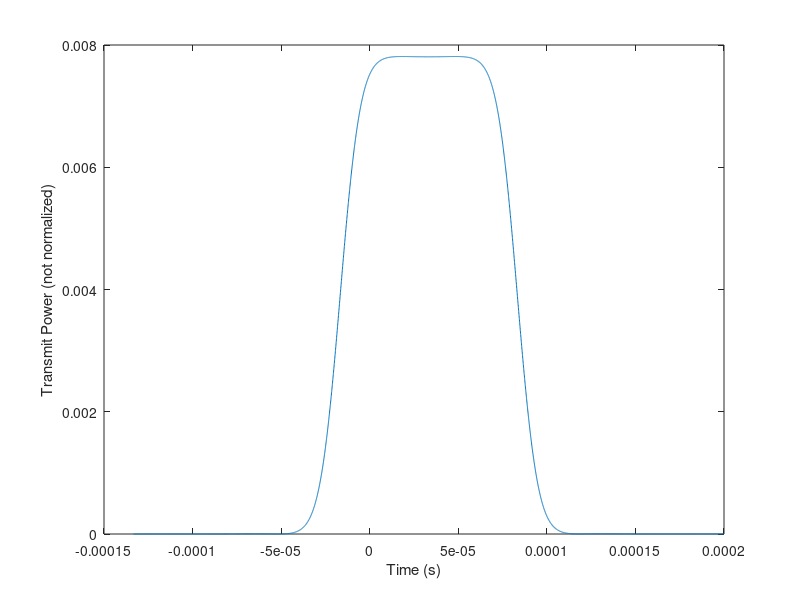
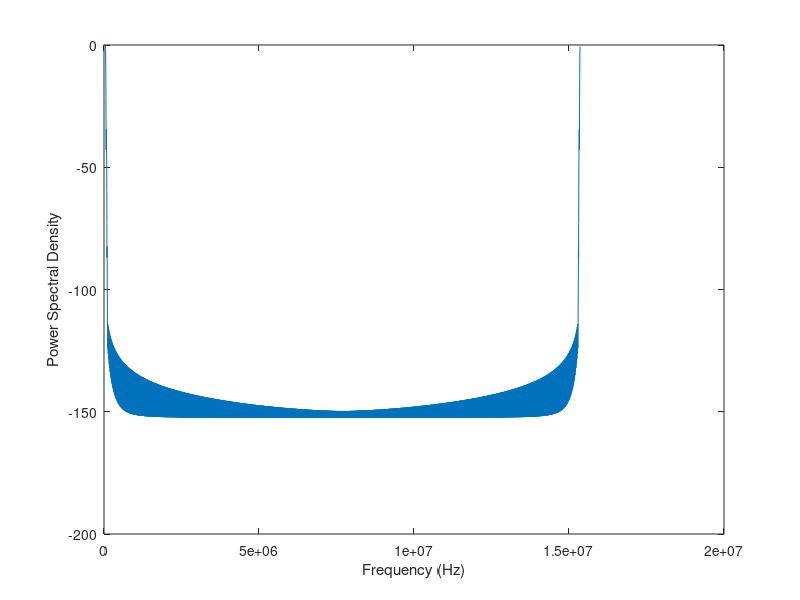

The MATLAB source for these figures, in order:
% =========================================================================   
% Ronald Nissel, rnissel@nt.tuwien.ac.at
% (c) 2017 by Institute of Telecommunications, TU Wien
% www.nt.tuwien.ac.at
% =========================================================================      
% This script describes a back-to-back FBMC-OQAM transmission, that is,
% without channel. We consider two possible implementations
%       1) Based on a transmit matrix G
%       2) Efficient IFFT implementation
% The output compares the received symbols to the transmitted symbols.
% Furthermore, we plot the transmit power over time and the power spectral
% density. 

clear; close all;

%% Parameters
fs  = 1024*15e3;                 % Sampling frequency
F   = 15e3;                      % Subcarrier spacing (frequency spacing)
O   = 4;                         % Overlapping factor
L   = 4;                         % Number of subcarriers
K   = 3;                         % Number of FBMC symbols in time (each consists of L subcarriers)

%% Dependent Parameters
dt  = 1/fs;                      % Time between samples


% We choose the Hermite prototype filter because it is more flexible in terms of overlapping factor. For other pulses, see "A_PrototypeFilters.m"
% See (10) and (11) for the definition of the Hermite prototype filter
p_Hermite = @(t,T0) ((t<=(O*T0/2))&(t>-(O*T0/2))).* ...
    1/sqrt(T0).*exp(-pi*(t./(T0/sqrt(2))).^2) .* (...
    1.412692577 + ...
    -3.0145e-3 .*...
                ((12+(-48).*(sqrt(2*pi)*(t./(T0/sqrt(2)))).^2+16.*(sqrt(2*pi)*(t./(T0/sqrt(2)))).^4 ) )+ ...
    -8.8041e-6 .*...
                (1680+(-13440).*(sqrt(2*pi)*(t./(T0/sqrt(2)))).^2+13440.*(sqrt(2*pi)*(t./(T0/sqrt(2)))).^4+(-3584).*(sqrt(2*pi)*(t./(T0/sqrt(2)))).^6+256.*(sqrt(2*pi)*(t./(T0/sqrt(2)))).^8 )+ ...
    -2.2611e-9  .*... 
                 (665280+(-7983360).*(sqrt(2*pi)*(t./(T0/sqrt(2)))).^2+13305600.*(sqrt(2*pi)*(t./(T0/sqrt(2)))).^4+(-7096320).*(sqrt(2*pi)*(t./(T0/sqrt(2)))).^6+1520640.* ...
                    (sqrt(2*pi)*(t./(T0/sqrt(2)))).^8+(-135168).*(sqrt(2*pi)*(t./(T0/sqrt(2)))).^10+4096.*(sqrt(2*pi)*(t./(T0/sqrt(2)))).^12 )+ ...
    -4.4570e-15 .*... 
                 (518918400+(-8302694400).*(sqrt(2*pi)*(t./(T0/sqrt(2)))).^2+19372953600.*(sqrt(2*pi)*(t./(T0/sqrt(2)))).^4+(-15498362880).* ...
                   (sqrt(2*pi)*(t./(T0/sqrt(2)))).^6+5535129600.*(sqrt(2*pi)*(t./(T0/sqrt(2)))).^8+(-984023040).*(sqrt(2*pi)*(t./(T0/sqrt(2)))).^10+89456640.*(sqrt(2*pi)*(t./(T0/sqrt(2)))).^12+( ...
                   -3932160).*(sqrt(2*pi)*(t./(T0/sqrt(2)))).^14+65536.*(sqrt(2*pi)*(t./(T0/sqrt(2)))).^16 )+ ...
     1.8633e-16 .*...
                 (670442572800+(-13408851456000).*(sqrt(2*pi)*(t./(T0/sqrt(2)))).^2+40226554368000.*(sqrt(2*pi)*(t./(T0/sqrt(2)))).^4+( ...
                   -42908324659200).*(sqrt(2*pi)*(t./(T0/sqrt(2)))).^6+21454162329600.*(sqrt(2*pi)*(t./(T0/sqrt(2)))).^8+(-5721109954560).* ...
                   (sqrt(2*pi)*(t./(T0/sqrt(2)))).^10+866834841600.*(sqrt(2*pi)*(t./(T0/sqrt(2)))).^12+(-76205260800).*(sqrt(2*pi)*(t./(T0/sqrt(2)))).^14+3810263040.*(sqrt(2*pi)*(t./(T0/sqrt(2)))).^16+ ...
                   (-99614720).*(sqrt(2*pi)*(t./(T0/sqrt(2)))).^18+1048576.*(sqrt(2*pi)*(t./(T0/sqrt(2)))).^20 ));
                     
% For OQAM
T0  = 1/F;          % Time-scaling parameter
T   = T0/2;         % Time spacing


% Number of total samples, round due to numerical inaccuracies
N = round((O*T0+T*(K-1))*fs); 
t = (0:N-1)*dt-O*T0/2;

%% Transmit Matrix G, see (2), (18) and (22)
for l=0:L-1
    for k=0:K-1
        G(:,l+1,k+1)=p_Hermite(t-k*T,T0).*exp(1j*2*pi*l*F*(t-k*T)).*exp(1j*pi/2*(l+k))*sqrt(dt);
    end
end
G=G(:,:);


%% IFFT Implementation: Transmitter
N_FFT   = round(fs/F);                                          % FFT size, round to avoid numerical inaccuracies
W       = dftmtx(N_FFT);                                        % DFT matrix
p       = sqrt(dt)*(p_Hermite((0:N_FFT*O-1)*dt-O*T0/2,T0)).';   % Sampled prototype filter.

% Generate random transmit symbols
x_2D    = (randi(2,L,K,1)-1.5)*2; % Generate random data symbols of size L \times K
x       = x_2D(:);                % Vectorized data symbols

% Calculate the samples for each time position k separately and map them to the corresponding time-position 
s_IFFT           = zeros(N,K);
s_MatrixNotation = zeros(N,K);
for k = 0:K-1
    TimePositionIndex = (1:O*N_FFT)+k*N_FFT/2;
    % Matrix representation as in the paper, see (32)
    s_MatrixNotation(TimePositionIndex,k+1) = p.*(...
                          kron(...
                                ones(O,1),...
                                W'*[x_2D(:,k+1).*1j.^((0:L-1)'+k);zeros(N_FFT-L,1)]...
                              )...
                        );
    % Equivalent calculation. Note that we have to scale the IFFT by N_FFT to be consistent with the matrix notation
    s_IFFT(TimePositionIndex,k+1) = p.*repmat(ifft(x_2D(:,k+1).*1j.^((0:L-1)'+k),N_FFT),O,1)*(N_FFT);
end
% Add the overlapping symbols in time
s_MatrixNotation    = sum(s_MatrixNotation,2);
s_IFFT              = sum(s_IFFT,2); % should be the same as "MatrixNotation"


%% FFT Implementation: Receiver (just the reversed of the transmitter)
for k = 0:K-1
    TimePositionIndex = (1:O*N_FFT)+k*N_FFT/2;  
    y_temp = fft(sum(reshape(p.*s_IFFT(TimePositionIndex),N_FFT,O),2));
    y_IFFT(:,k+1) = y_temp(1:L).*1j.^(-((0:L-1)'+k));
end


%% Check results: real part is the same but we observe imaginary interference
disp('  Received symbols  | Received symbols | Transmitted symbols');
disp('     y (using G)    |  y (using IFFT)  |        x     ');
disp([      G'*G*x             y_IFFT(:)              x       ]);


%% Plot Transmit Power
Ps = sum(G.*conj(G),2); % same as: diag(G*G');
figure();
plot(t,Ps);
xlabel('Time (s)');
ylabel('Transmit Power (not normalized)');


%% Plot Power Spectral Density
PSD = sum(abs(fft(G)).^2,2);
PSD = PSD/max(PSD);
f = (0:N-1)*fs/N;
figure();
plot(f,10*log10(abs(PSD)))
xlabel('Frequency (Hz)');
ylabel('Power Spectral Density');



